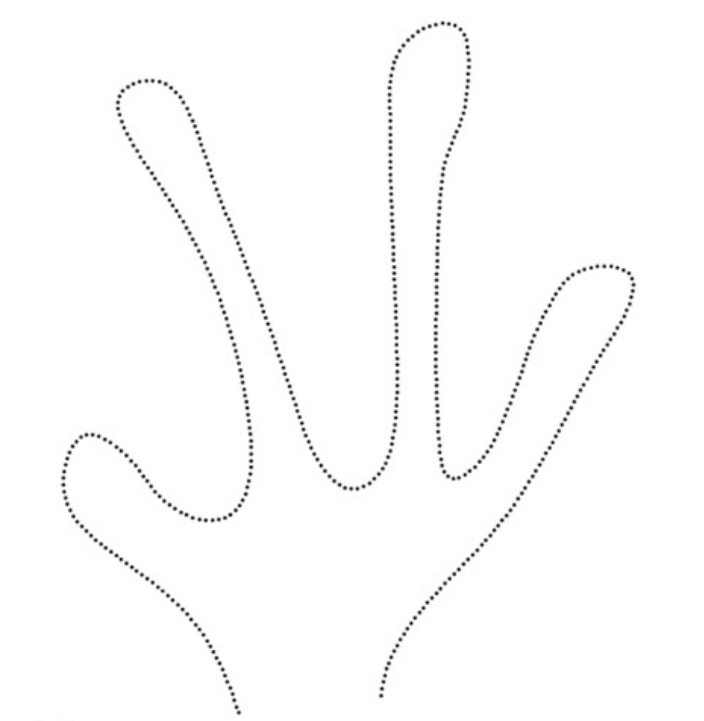
%> input picture im2scatter/four_finger1.png, 704 x 721 px
$ octave test1.m   (GNU Octave 9; MATLAB toolbox functions it lacks are replaced by stand-ins)
%> lines starting %> are read from the running program, lines starting %| are printed output that depends on the picture; in (x1, y1, x2, y2) boxes, pixels count from 0 and x2, y2 are one past the last pixel; in counts of white or black regions, pixels touching at a corner belong together; the program's own positions count from 1
clear all
close all
format long
I=imread('four_finger1.png');
%> I is the input picture: size 721x704x3 uint8; min 5, max 255, mean 252.2
%subplot(1,2,1)
imshow(I);
level=graythresh(I);
%> level = 0.733
bw1=im2bw(I,level);
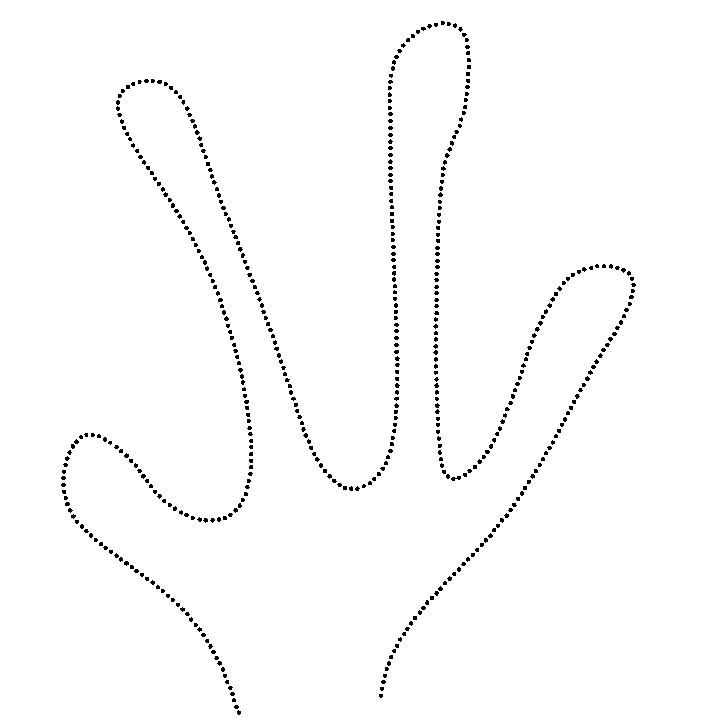
%> bw1: size 721x704 logical; 98.5% white; black in thin lines or dots, all inside (x1, y1, x2, y2) = (61, 21, 636, 715)
bw1=~bw1;
%subplot(1,2,2)
%lunkuo_I=bwperim(bw);
bw2=bwmorph(bw1,'skel',Inf);
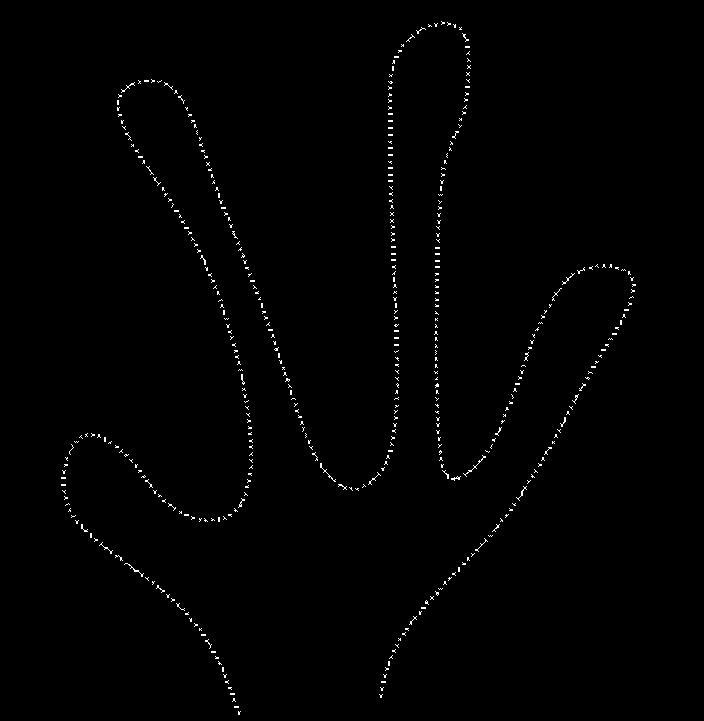
%> bw2: size 721x704 logical; 0.76% white in thin lines or dots, all inside (x1, y1, x2, y2) = (61, 21, 636, 715)
imshow(bw1);
